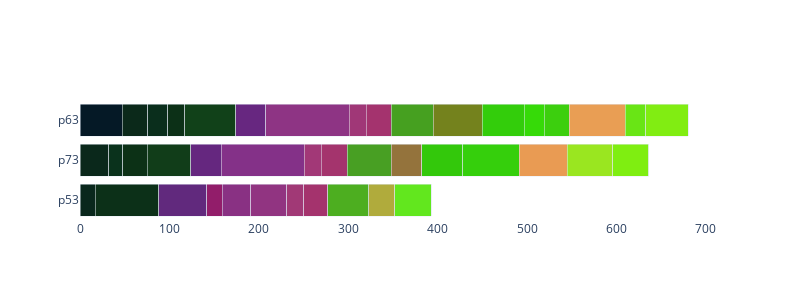

This figure's notebook cell:
### Code cell
# make a figure of protein segments of your proteins of choice from the human proteome
# colours reflect the high dimensional space of ProtT5


# "pids" = a list of UniProt protein IDs (https://www.uniprot.org/)
#       do not include extra spaces or commas, only put the 6 character code between the quotations
# "bar_names" = list of the names to label the proteins on the bar chart
#       these lists must be the same length (each pid must have a corresponding name for the bar chart, 
#        where the first pid corresponds to the first name)
# the last two parameters are the height and width of the figure


fig1 = make_protein_segments_figure(pids = ["P04637", "O15350", "Q9H3D4"],
                                    bar_names = ["p53", "p73", "p63"], 
                                    height = 300, 
                                    width = 800,
                                    data_path = "human_protein_segments_umap_3D.tsv")



# please note that this is an interactive bar plot, you can click and drag to zoom and double click to reset axes
# if you hover your mouse over the protein segments you can see:
#           "(segment length, pid) [segment amino acid start position, segment amino acid end position], rgb(red, green, blue)
# red, green, and blue values span from 0-255 (inclusive)
# please note here we use zero-based indexing, meaning the first amino acid in the protein is in position 0 (not position 1)
# also there is a hover menu at the top right of the figure with more interactive options

fig1.show()

### Figure 1 — Plotly figure (JSON) as saved in the notebook; plotly's stock layout.template omitted (floating-point values rounded to 4 significant figures)
{"data": [{"marker": {"color": "rgb(255,255,255)"}, "name": "", "orientation": "h", "type": "bar", "x": [0], "y": ["p53"]}, {"marker": {"color": "#09271c"}, "name": "[0, 17], rgb(9,39,28)", "orientation": "h", "type": "bar", "x": [17], "y": ["p53"]}, {"marker": {"color": "#0c3018"}, "name": "[17, 88], rgb(12,48,24)", "orientation": "h", "type": "bar", "x": [71], "y": ["p53"]}, {"marker": {"color": "#61297d"}, "name": "[88, 142], rgb(97,41,125)", "orientation": "h", "type": "bar", "x": [54], "y": ["p53"]}, {"marker": {"color": "#921d6a"}, "name": "[142, 159], rgb(146,29,106)", "orientation": "h", "type": "bar", "x": [17], "y": ["p53"]}, {"marker": {"color": "#893183"}, "name": "[159, 191], rgb(137,49,131)", "orientation": "h", "type": "bar", "x": [32], "y": ["p53"]}, {"marker": {"color": "#913481"}, "name": "[191, 231], rgb(145,52,129)", "orientation": "h", "type": "bar", "x": [40], "y": ["p53"]}, {"marker": {"color": "#a13976"}, "name": "[231, 250], rgb(161,57,118)", "orientation": "h", "type": "bar", "x": [19], "y": ["p53"]}, {"marker": {"color": "#a4336d"}, "name": "[250, 277], rgb(164,51,109)", "orientation": "h", "type": "bar", "x": [27], "y": ["p53"]}, {"marker": {"color": "#4dae20"}, "name": "[277, 323], rgb(77,174,32)", "orientation": "h", "type": "bar", "x": [46], "y": ["p53"]}, {"marker": {"color": "#b0ab3c"}, "name": "[323, 352], rgb(176,171,60)", "orientation": "h", "type": "bar", "x": [29], "y": ["p53"]}, {"marker": {"color": "#62e71e"}, "name": "[352, 393], rgb(98,231,30)", "orientation": "h", "type": "bar", "x": [41], "y": ["p53"]}, {"marker": {"color": "rgb(255,255,255)"}, "name": "", "orientation": "h", "type": "bar", "x": [0], "y": ["p53"]}, {"marker": {"color": "rgb(255,255,255)"}, "name": "", "orientation": "h", "type": "bar", "x": [0], "y": ["p73"]}, {"marker": {"color": "#0a281b"}, "name": "[0, 32], rgb(10,40,27)", "orientation": "h", "type": "bar", "x": [32], "y": ["p73"]}, {"marker": {"color": "#0a321c"}, "name": "[32, 48], rgb(10,50,28)", "orientation": "h", "type": "bar", "x": [16], "y": ["p73"]}, {"marker": {"color": "#0c3116"}, "name": "[48, 75], rgb(12,49,22)", "orientation": "h", "type": "bar", "x": [27], "y": ["p73"]}, {"marker": {"color": "#113d19"}, "name": "[75, 124], rgb(17,61,25)", "orientation": "h", "type": "bar", "x": [49], "y": ["p73"]}, {"marker": {"color": "#65277f"}, "name": "[124, 158], rgb(101,39,127)", "orientation": "h", "type": "bar", "x": [34], "y": ["p73"]}, {"marker": {"color": "#843188"}, "name": "[158, 251], rgb(132,49,136)", "orientation": "h", "type": "bar", "x": [93], "y": ["p73"]}, {"marker": {"color": "#a23877"}, "name": "[251, 270], rgb(162,56,119)", "orientation": "h", "type": "bar", "x": [19], "y": ["p73"]}, {"marker": {"color": "#a4346d"}, "name": "[270, 299], rgb(164,52,109)", "orientation": "h", "type": "bar", "x": [29], "y": ["p73"]}, {"marker": {"color": "#489f23"}, "name": "[299, 348], rgb(72,159,35)", "orientation": "h", "type": "bar", "x": [49], "y": ["p73"]}, {"marker": {"color": "#94733c"}, "name": "[348, 382], rgb(148,115,60)", "orientation": "h", "type": "bar", "x": [34], "y": ["p73"]}, {"marker": {"color": "#33c80b"}, "name": "[382, 428], rgb(51,200,11)", "orientation": "h", "type": "bar", "x": [46], "y": ["p73"]}, {"marker": {"color": "#35cf0c"}, "name": "[428, 491], rgb(53,207,12)", "orientation": "h", "type": "bar", "x": [63], "y": ["p73"]}, {"marker": {"color": "#e99b53"}, "name": "[491, 545], rgb(233,155,83)", "orientation": "h", "type": "bar", "x": [54], "y": ["p73"]}, {"marker": {"color": "#9ae620"}, "name": "[545, 596], rgb(154,230,32)", "orientation": "h", "type": "bar", "x": [51], "y": ["p73"]}, {"marker": {"color": "#7fee11"}, "name": "[596, 636], rgb(127,238,17)", "orientation": "h", "type": "bar", "x": [40], "y": ["p73"]}, {"marker": {"color": "rgb(255,255,255)"}, "name": "", "orientation": "h", "type": "bar", "x": [0], "y": ["p73"]}, {"marker": {"color": "rgb(255,255,255)"}, "name": "", "orientation": "h", "type": "bar", "x": [0], "y": ["p63"]}, {"marker": {"color": "#051926"}, "name": "[0, 47], rgb(5,25,38)", "orientation": "h", "type": "bar", "x": [47], "y": ["p63"]}, {"marker": {"color": "#0b291a"}, "name": "[47, 76], rgb(11,41,26)", "orientation": "h", "type": "bar", "x": [29], "y": ["p63"]}, {"marker": {"color": "#0a2e1c"}, "name": "[76, 98], rgb(10,46,28)", "orientation": "h", "type": "bar", "x": [22], "y": ["p63"]}, {"marker": {"color": "#0c3017"}, "name": "[98, 117], rgb(12,48,23)", "orientation": "h", "type": "bar", "x": [19], "y": ["p63"]}, {"marker": {"color": "#114119"}, "name": "[117, 174], rgb(17,65,25)", "orientation": "h", "type": "bar", "x": [57], "y": ["p63"]}, {"marker": {"color": "#672780"}, "name": "[174, 208], rgb(103,39,128)", "orientation": "h", "type": "bar", "x": [34], "y": ["p63"]}, {"marker": {"color": "#8e3484"}, "name": "[208, 301], rgb(142,52,132)", "orientation": "h", "type": "bar", "x": [93], "y": ["p63"]}, {"marker": {"color": "#a03777"}, "name": "[301, 320], rgb(160,55,119)", "orientation": "h", "type": "bar", "x": [19], "y": ["p63"]}, {"marker": {"color": "#a4336e"}, "name": "[320, 348], rgb(164,51,110)", "orientation": "h", "type": "bar", "x": [28], "y": ["p63"]}, {"marker": {"color": "#46a020"}, "name": "[348, 395], rgb(70,160,32)", "orientation": "h", "type": "bar", "x": [47], "y": ["p63"]}, {"marker": {"color": "#74821d"}, "name": "[395, 450], rgb(116,130,29)", "orientation": "h", "type": "bar", "x": [55], "y": ["p63"]}, {"marker": {"color": "#33cd0b"}, "name": "[450, 497], rgb(51,205,11)", "orientation": "h", "type": "bar", "x": [47], "y": ["p63"]}, {"marker": {"color": "#36da08"}, "name": "[497, 519], rgb(54,218,8)", "orientation": "h", "type": "bar", "x": [22], "y": ["p63"]}, {"marker": {"color": "#3ccf0e"}, "name": "[519, 547], rgb(60,207,14)", "orientation": "h", "type": "bar", "x": [28], "y": ["p63"]}, {"marker": {"color": "#e99e54"}, "name": "[547, 610], rgb(233,158,84)", "orientation": "h", "type": "bar", "x": [63], "y": ["p63"]}, {"marker": {"color": "#69e515"}, "name": "[610, 633], rgb(105,229,21)", "orientation": "h", "type": "bar", "x": [23], "y": ["p63"]}, {"marker": {"color": "#81ed12"}, "name": "[633, 680], rgb(129,237,18)", "orientation": "h", "type": "bar", "x": [47], "y": ["p63"]}, {"marker": {"color": "rgb(255,255,255)"}, "name": "", "orientation": "h", "type": "bar", "x": [0], "y": ["p63"]}], "layout": {"barmode": "stack", "height": 300, "hoverlabel": {"namelength": -1}, "plot_bgcolor": "rgb(255,255,255)", "showlegend": false, "width": 800}}
